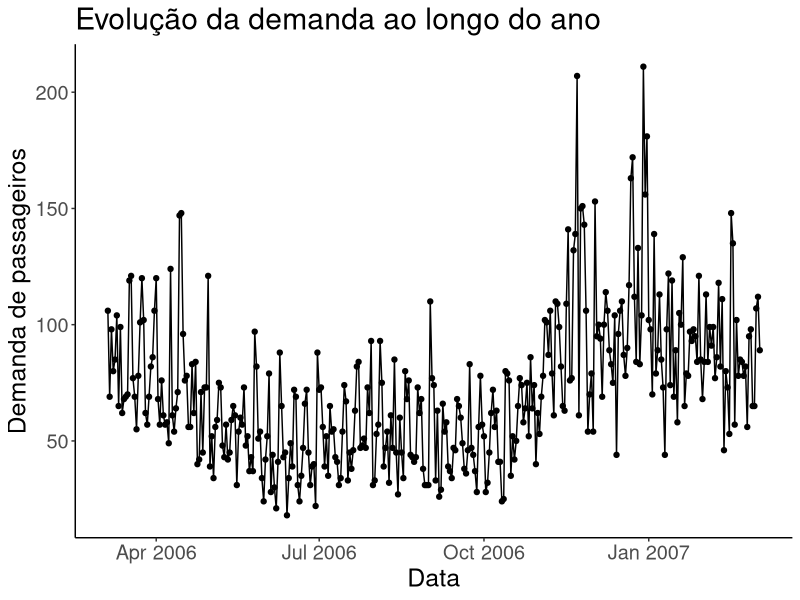
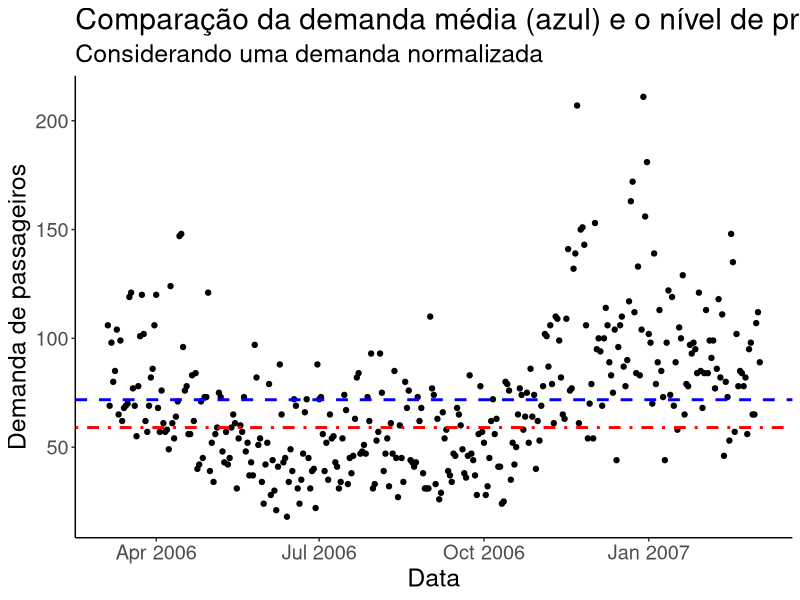
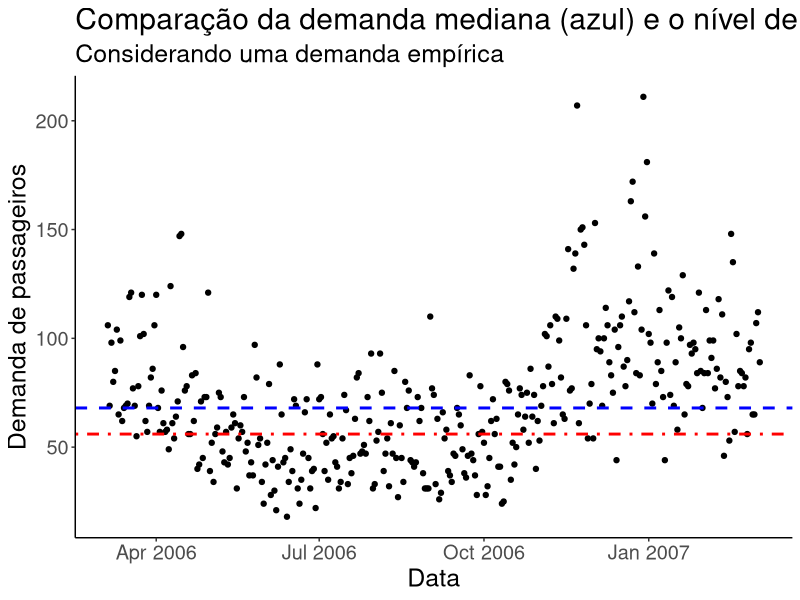
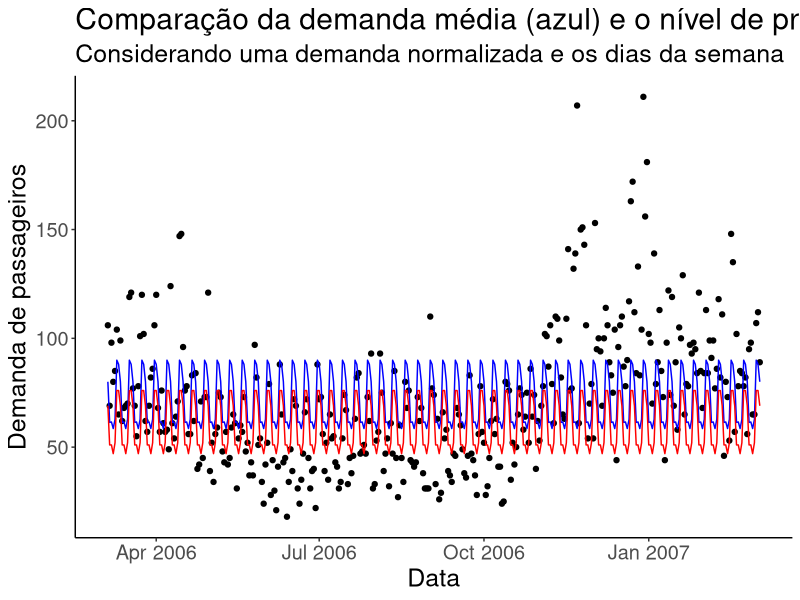
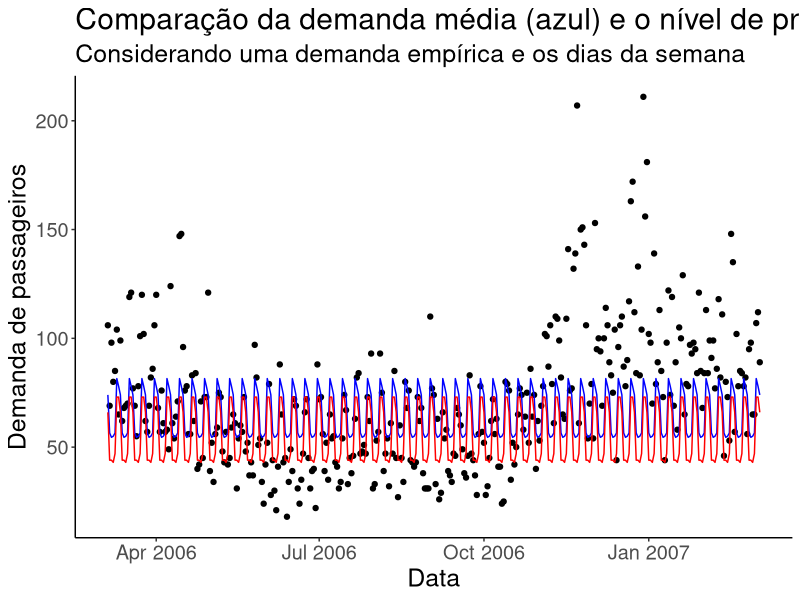
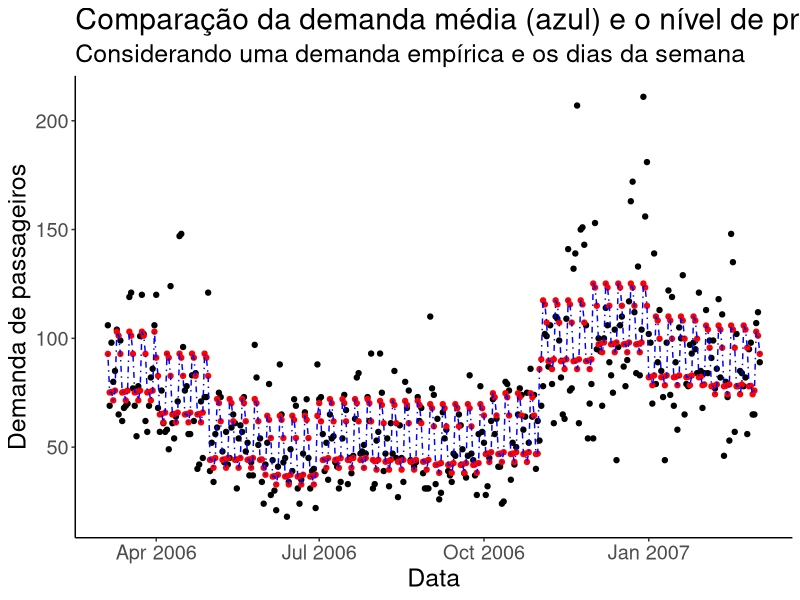
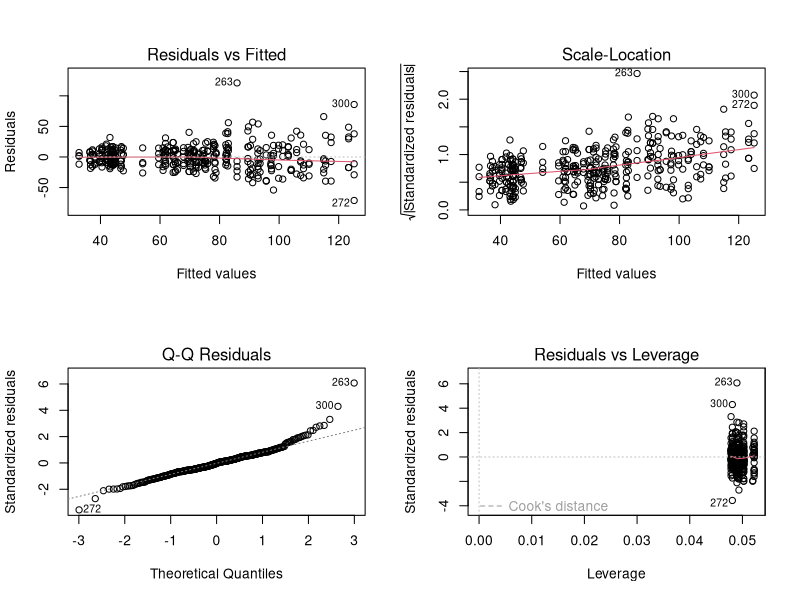

These figures' R source, in order: (Note: this script raises an error after producing the figures.)
## CARREGANDO PACKAGES ####
library(readxl)
library(tidyverse)

## LEITURA E PREPARACAO DOS DADOS ####
### Leitura

dados <- read_excel("data/BlueSky_Single-Leg_demand.xls",
                    range = "A6:B371", col_types = c("date","numeric"))

### Ajustando nomes das colunas
colnames(dados)[1] <- "date"
colnames(dados)[2] <- "demand"

## VIZUALIZANDO OS DADOS ####
#Plots
g <- ggplot(dados, aes(x=date,y=demand)) +
  geom_point() + 
  labs(title="Evolução da demanda ao longo do ano", x="Data", y="Demanda de passageiros") +
  theme_classic() +
  theme(text=element_text(size=18), title=element_text(size=18))
g + geom_line()

## ANALISES E MODELOS ####
# Definicao do Valor Crítico
tarifa.full <- 174
tarifa.low <- 114

valor.critico <- (tarifa.full-tarifa.low)/tarifa.full

### Modelo 1 - Normal ----
## Considerando que a demanda segue uma distribuição normal
#sem discrimar o dia da semana
media_1 <- mean(dados$demand)
media_1_int <-round(media_1,0) 
# sd e RMSE (considerando o valor fracionário)
rmse_1 <- sd(dados$demand)
prot_level_1 <- qnorm(p=valor.critico, mean = media_1, sd = rmse_1 )
prot_level_1 <- round(prot_level_1,0)

prot_level_1.plot <- g + 
  geom_hline(yintercept =  media_1, color="blue", linetype = "dashed", size = 1) +
  geom_hline(yintercept =  prot_level_1, color="red", linetype = "dotdash", size = 1) + 
  labs(title="Comparação da demanda média (azul) e o nível de proteção (vermelho)", 
       subtitle="Considerando uma demanda normalizada", x="Data", y="Demanda de passageiros") +
  theme_classic() +
  theme(text=element_text(size=18), title=element_text(size=18))

prot_level_1.plot

### Modelo 2 - Empírico ----
## Considerando que a demanda segue uma distribuição empírica
#sem discrimar o dia da semana
q.model_2 <- quantile(dados$demand, c(valor.critico,0.5)) 
prot_level_2 <-  q.model_2[[1]]
mediana_2 <-  q.model_2[[2]]
# RMSE
rmse_2 <- sqrt(mean((dados$demand - mediana_2)^2))

prot_level_2.plot <- g + 
  geom_hline(yintercept =  mediana_2, color="blue", linetype = "dashed", size = 1) +
  geom_hline(yintercept =  prot_level_2, color="red", linetype = "dotdash", size = 1) + 
  labs(title="Comparação da demanda mediana (azul) e o nível de proteção (vermelho)", 
       subtitle="Considerando uma demanda empírica", x="Data", y="Demanda de passageiros") +
  theme_classic() +
  theme(text=element_text(size=18), title=element_text(size=18))
prot_level_2.plot

### Modelo 3 - Normal semanal ----
## Considerando que a demanda segue uma distribuição normal
## Considerando os dias da semana
dados$day <- weekdays(dados$date)

mean.days.normal <- dados %>%
  group_by(day) %>%
  mutate(media.N = mean(demand),
            sd.N = sd(demand),
            prot_level_3 = round(qnorm(p=valor.critico ,mean = media.N, sd = sd.N),0))

# RMSE
rmse_3 <- sqrt(mean((mean.days.normal$demand - mean.days.normal$media.N)^2))

prot_level_3.plot <- ggplot(mean.days.normal, aes(x=date,y=demand)) +
  geom_point() + 
  geom_line(aes(x=date, y=media.N), color="blue") +
  geom_line(aes(x=date, y=prot_level_3), color="red") + 
  labs(title="Comparação da demanda média (azul) e o nível de proteção (vermelho)", 
       subtitle="Considerando uma demanda normalizada e os dias da semana", x="Data", y="Demanda de passageiros") +
  theme_classic() +
  theme(text=element_text(size=18), title=element_text(size=18))
prot_level_3.plot

### Modelo 4 - Empírica semanal ----
## Considerando que a demanda segue uma distribuição empírica
## Considerando os dias da semana
median.days.empirica <- dados %>%
  group_by(day) %>%
  mutate(mediana = median(demand),
         prot_level_4 = as.integer(quantile(demand,valor.critico))
  )

rmse_4 <- sqrt(mean((median.days.empirica$demand - median.days.empirica$mediana)^2))

prot_level_4.plot <- ggplot(median.days.empirica, aes(x=date,y=demand)) +
  geom_point() + 
  geom_line(aes(x=date, y=mediana), color="blue") +
  geom_line(aes(x=date, y=prot_level_4), color="red") + 
  labs(title="Comparação da demanda média (azul) e o nível de proteção (vermelho)", 
       subtitle="Considerando uma demanda empírica e os dias da semana", x="Data", y="Demanda de passageiros") +
  theme_classic() +
  theme(text=element_text(size=18), title=element_text(size=18))
prot_level_4.plot

### Modelo 5 - Regressão ----
dados$month <- months(dados$date)

# Para regressão: FATORES
dados$day <- factor(dados$day)
dados$month <- factor(dados$month)

#summary(dados$day)
#is.factor(dados$day)
#levels(dados$day)

#---- Regressão - considerando o dia da semana
dados.fit.1 <- lm(data=dados, demand ~  day)
rsme_5.1 <- summary(dados.fit.1)$sigma

#---- Regressão - considerando o mes
dados.fit.2 <- lm(data=dados, demand ~  month)
rsme_5.2 <- summary(dados.fit.2)$sigma

#---- Regressão - considerando dia da semana e o mes
dados.fit.3 <- lm(data=dados, demand ~  day + month)
rsme_5.3 <- summary(dados.fit.3)$sigma

#---- Regressão - considerando a interação do dia da semana e mês
dados.fit.4 <- lm(data=dados, demand ~ day*month)
rsme_5.4 <- summary(dados.fit.4)$sigma

#plotando os valores previstos
prediction <- predict(dados.fit.3, newdata = dados)

prot_level_5.plot <- g +
  geom_point(aes(x=dados$date,y=dados.fit.3$fitted.values), color = "red") + 
  geom_line(aes(x=dados$date,y=prediction), linetype="dotdash", color = "blue") +
  #geom_line(aes(x=date, y=mediana), color="blue") +
  #geom_line(aes(x=date, y=prot_level_4), color="red") + 
  labs(title="Comparação da demanda média (azul) e o nível de proteção (vermelho)", 
       subtitle="Considerando uma demanda empírica e os dias da semana", x="Data", y="Demanda de passageiros") +
  theme_classic() +
  theme(text=element_text(size=18), title=element_text(size=18))
prot_level_5.plot

layout(matrix(c(1,2,3,4),2,2)) # optional 4 graphs/page 
plot(dados.fit.3)


dados$date[263] #Thanksgiving Day
dados$date[272]
dados$date[300] #Newyear

##considerando datas exepcionais
dados <- dados %>%
  mutate (holydays=0)

dados[257, "holydays"] <- "1"
dados[258, "holydays"] <- "1"
dados[259, "holydays"] <- "1"
dados[260, "holydays"] <- "1"
dados[261, "holydays"] <- "1"
dados[262, "holydays"] <- "1"
dados[263, "holydays"] <- "1"
dados[264, "holydays"] <- "1"
dados[265, "holydays"] <- "1"
dados[266, "holydays"] <- "1"
dados[267, "holydays"] <- "1"
dados[268, "holydays"] <- "1"

dados[272, "holydays"] <- "2"
dados[297, "holydays"] <- "2"
dados[298, "holydays"] <- "2"
dados[299, "holydays"] <- "2"
dados[300, "holydays"] <- "1"
dados[301, "holydays"] <- "1"
dados[302, "holydays"] <- "1"
dados$holydays <- factor(dados$holydays)
levels(dados$holydays)

#---- Regressão - considerando a interação do dia da semana e mês
dados.fit.5 <- lm(data=dados, demand ~ day*month + holydays)
rsme_5.5 <- summary(dados.fit.5)$sigma #20.69231  #19.21393 #19.41123

dados.fit.6 <- lm(data=dados, demand ~ day*month*holydays)
rsme_5.6 <- summary(dados.fit.6)$sigma #19.98660  #19.19865 #18.22783

plot(dados.fit.5) #menos overfit


#plotando os valores previstos

prediction_b <- predict(dados.fit.5, newdata = dados)

prot_level_5b.plot <- g +
  geom_point(aes(x=dados$date,y=dados.fit.5$fitted.values), color = "red") + 
  geom_line(aes(x=dados$date,y=prediction_b), linetype="dotdash", color = "blue") +
  #geom_line(aes(x=date, y=mediana), color="blue") +
  #geom_line(aes(x=date, y=prot_level_4), color="red") + 
  labs(title="Comparação da demanda média (azul) e o nível de proteção (vermelho)", 
       subtitle="Considerando uma demanda empírica e os dias da semana", x="Data", y="Demanda de passageiros") +
  theme_classic() +
  theme(text=element_text(size=18), title=element_text(size=18))
prot_level_5b.plot

## Definindo pares de proteção e limites ####

week.df <- dados %>%
  filter(date > "2006-03-18 00:00:00" & date < "2006-03-25 00:00:00")

prot_lv_e_limits.df <- week.df %>%
  mutate( prot_lv = predict(dados.fit.5, newdata = week.df),
          reserve_limit = 140-predict(dados.fit.5, newdata = week.df))
prot_lv_e_limits.df

### Plotando proteção e limites
prot_lv_e_limits.plot <- 
  ggplot(prot_lv_e_limits.df, aes(x=date)) +
  geom_point(aes(y=demand)) + 
  geom_area(aes(y=demand), alpha=0.1) +
  geom_point(aes(y=prot_lv), color = "blue") + 
  geom_area(aes(y=prot_lv), color = "blue", fill="blue", alpha = 0.2, linetype = "solid") +
  geom_point(aes(y=reserve_limit), color = "red") +
  geom_area(aes(y=reserve_limit), color = "red", fill="red", alpha = 0.2, linetype = "solid") +
  labs(title="Nível de proteção (azul) e limites de reservas (vermelho)", 
       subtitle="Determinado a partir dos dados do ano anterior (preto)", x="Data", y="Nº de passagens") +
  theme_classic() +
  theme(text=element_text(size=18), title=element_text(size=18))
prot_lv_e_limits.plot